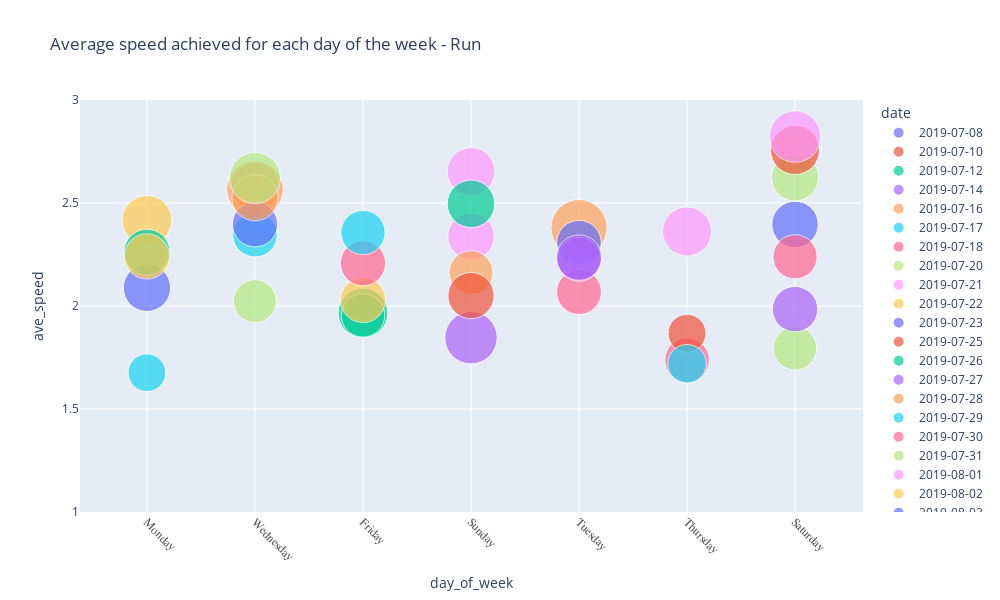

Source (notebook cell):
### Markdown cell above
From the above chart, I can decode from the positve gradient trendline that Chris' speed has improved with each day of training. 

It looks like our client's runs have indeed got faster, on average, over time! This can be decoded from the positive gradient trendline which shows that Chris' speed has improved with each day of training.

### Code cell
def px_bar_chart_top_run():

    fig = px.scatter(run_df,
            y = 'ave_speed',
            x = 'day_of_week', 
            labels = {
                "enhanced_speed": "max speed"
            },
             
            ##text_auto='.2s', 
            ##y = 'VintageRating',
            ##hover_name = 'Winery', 
            title = 'Average speed achieved for each day of the week - Run', 
            color = 'date', 
            size = 'top_speed', size_max = 40,         
            height = 600, 
            width = 1000,
            ## color_discrete_Sequence changes the line color  
            ##color_discrete_sequence=["#acc8d4"]            
            )

    ## To change range of the y axis, I wanted to magnify the effect, so I started off the y-axis with 4.0 as compared to 0.0
    fig.update_yaxes(range=[1, 3.0])

    fig.update_xaxes(tickangle=45, tickfont=dict(
                               family='Rockwell', 
                               color='#4a4a4a', 
                               size=12))

    ## To include text in the bars itself
    ## fig.update_traces(textfont_size=12, textangle=0, textposition="inside", cliponaxis=False)

    fig.show()
    
    return

px_bar_chart_top_run()

### Figure 1 — Plotly figure (JSON) as saved in the notebook; plotly's stock layout.template omitted (floating-point values rounded to 4 significant figures)
{"data": [{"hovertemplate": "date=2019-07-08<br>day_of_week=%{x}<br>ave_speed=%{y}<br>top_speed=%{marker.size}<extra></extra>", "legendgroup": "2019-07-08", "marker": {"color": "#636efa", "size": [3.144], "sizemode": "area", "sizeref": 0.002805, "symbol": "circle"}, "mode": "markers", "name": "2019-07-08", "orientation": "v", "showlegend": true, "type": "scatter", "x": ["Monday"], "xaxis": "x", "y": [2.088], "yaxis": "y"}, {"hovertemplate": "date=2019-07-10<br>day_of_week=%{x}<br>ave_speed=%{y}<br>top_speed=%{marker.size}<extra></extra>", "legendgroup": "2019-07-10", "marker": {"color": "#EF553B", "size": [3.21], "sizemode": "area", "sizeref": 0.002805, "symbol": "circle"}, "mode": "markers", "name": "2019-07-10", "orientation": "v", "showlegend": true, "type": "scatter", "x": ["Wednesday"], "xaxis": "x", "y": [2.582], "yaxis": "y"}, {"hovertemplate": "date=2019-07-12<br>day_of_week=%{x}<br>ave_speed=%{y}<br>top_speed=%{marker.size}<extra></extra>", "legendgroup": "2019-07-12", "marker": {"color": "#00cc96", "size": [3.48], "sizemode": "area", "sizeref": 0.002805, "symbol": "circle"}, "mode": "markers", "name": "2019-07-12", "orientation": "v", "showlegend": true, "type": "scatter", "x": ["Friday"], "xaxis": "x", "y": [1.966], "yaxis": "y"}, {"hovertemplate": "date=2019-07-14<br>day_of_week=%{x}<br>ave_speed=%{y}<br>top_speed=%{marker.size}<extra></extra>", "legendgroup": "2019-07-14", "marker": {"color": "#ab63fa", "size": [3.863], "sizemode": "area", "sizeref": 0.002805, "symbol": "circle"}, "mode": "markers", "name": "2019-07-14", "orientation": "v", "showlegend": true, "type": "scatter", "x": ["Sunday"], "xaxis": "x", "y": [1.846], "yaxis": "y"}, {"hovertemplate": "date=2019-07-16<br>day_of_week=%{x}<br>ave_speed=%{y}<br>top_speed=%{marker.size}<extra></extra>", "legendgroup": "2019-07-16", "marker": {"color": "#FFA15A", "size": [4.432], "sizemode": "area", "sizeref": 0.002805, "symbol": "circle"}, "mode": "markers", "name": "2019-07-16", "orientation": "v", "showlegend": true, "type": "scatter", "x": ["Tuesday"], "xaxis": "x", "y": [2.38], "yaxis": "y"}, {"hovertemplate": "date=2019-07-17<br>day_of_week=%{x}<br>ave_speed=%{y}<br>top_speed=%{marker.size}<extra></extra>", "legendgroup": "2019-07-17", "marker": {"color": "#19d3f3", "size": [2.799], "sizemode": "area", "sizeref": 0.002805, "symbol": "circle"}, "mode": "markers", "name": "2019-07-17", "orientation": "v", "showlegend": true, "type": "scatter", "x": ["Wednesday"], "xaxis": "x", "y": [2.346], "yaxis": "y"}, {"hovertemplate": "date=2019-07-18<br>day_of_week=%{x}<br>ave_speed=%{y}<br>top_speed=%{marker.size}<extra></extra>", "legendgroup": "2019-07-18", "marker": {"color": "#FF6692", "size": [2.79], "sizemode": "area", "sizeref": 0.002805, "symbol": "circle"}, "mode": "markers", "name": "2019-07-18", "orientation": "v", "showlegend": true, "type": "scatter", "x": ["Thursday"], "xaxis": "x", "y": [1.737], "yaxis": "y"}, {"hovertemplate": "date=2019-07-20<br>day_of_week=%{x}<br>ave_speed=%{y}<br>top_speed=%{marker.size}<extra></extra>", "legendgroup": "2019-07-20", "marker": {"color": "#B6E880", "size": [2.659], "sizemode": "area", "sizeref": 0.002805, "symbol": "circle"}, "mode": "markers", "name": "2019-07-20", "orientation": "v", "showlegend": true, "type": "scatter", "x": ["Saturday"], "xaxis": "x", "y": [1.794], "yaxis": "y"}, {"hovertemplate": "date=2019-07-21<br>day_of_week=%{x}<br>ave_speed=%{y}<br>top_speed=%{marker.size}<extra></extra>", "legendgroup": "2019-07-21", "marker": {"color": "#FF97FF", "size": [3.042], "sizemode": "area", "sizeref": 0.002805, "symbol": "circle"}, "mode": "markers", "name": "2019-07-21", "orientation": "v", "showlegend": true, "type": "scatter", "x": ["Sunday"], "xaxis": "x", "y": [2.338], "yaxis": "y"}, {"hovertemplate": "date=2019-07-22<br>day_of_week=%{x}<br>ave_speed=%{y}<br>top_speed=%{marker.size}<extra></extra>", "legendgroup": "2019-07-22", "marker": {"color": "#FECB52", "size": [3.471], "sizemode": "area", "sizeref": 0.002805, "symbol": "circle"}, "mode": "markers", "name": "2019-07-22", "orientation": "v", "showlegend": true, "type": "scatter", "x": ["Monday"], "xaxis": "x", "y": [2.416], "yaxis": "y"}, {"hovertemplate": "date=2019-07-23<br>day_of_week=%{x}<br>ave_speed=%{y}<br>top_speed=%{marker.size}<extra></extra>", "legendgroup": "2019-07-23", "marker": {"color": "#636efa", "size": [2.79], "sizemode": "area", "sizeref": 0.002805, "symbol": "circle"}, "mode": "markers", "name": "2019-07-23", "orientation": "v", "showlegend": true, "type": "scatter", "x": ["Tuesday"], "xaxis": "x", "y": [2.308], "yaxis": "y"}, {"hovertemplate": "date=2019-07-25<br>day_of_week=%{x}<br>ave_speed=%{y}<br>top_speed=%{marker.size}<extra></extra>", "legendgroup": "2019-07-25", "marker": {"color": "#EF553B", "size": [2.025], "sizemode": "area", "sizeref": 0.002805, "symbol": "circle"}, "mode": "markers", "name": "2019-07-25", "orientation": "v", "showlegend": true, "type": "scatter", "x": ["Thursday"], "xaxis": "x", "y": [1.868], "yaxis": "y"}, {"hovertemplate": "date=2019-07-26<br>day_of_week=%{x}<br>ave_speed=%{y}<br>top_speed=%{marker.size}<extra></extra>", "legendgroup": "2019-07-26", "marker": {"color": "#00cc96", "size": [2.65], "sizemode": "area", "sizeref": 0.002805, "symbol": "circle"}, "mode": "markers", "name": "2019-07-26", "orientation": "v", "showlegend": true, "type": "scatter", "x": ["Friday"], "xaxis": "x", "y": [1.955], "yaxis": "y"}, {"hovertemplate": "date=2019-07-27<br>day_of_week=%{x}<br>ave_speed=%{y}<br>top_speed=%{marker.size}<extra></extra>", "legendgroup": "2019-07-27", "marker": {"color": "#ab63fa", "size": [2.893], "sizemode": "area", "sizeref": 0.002805, "symbol": "circle"}, "mode": "markers", "name": "2019-07-27", "orientation": "v", "showlegend": true, "type": "scatter", "x": ["Saturday"], "xaxis": "x", "y": [1.985], "yaxis": "y"}, {"hovertemplate": "date=2019-07-28<br>day_of_week=%{x}<br>ave_speed=%{y}<br>top_speed=%{marker.size}<extra></extra>", "legendgroup": "2019-07-28", "marker": {"color": "#FFA15A", "size": [2.697], "sizemode": "area", "sizeref": 0.002805, "symbol": "circle"}, "mode": "markers", "name": "2019-07-28", "orientation": "v", "showlegend": true, "type": "scatter", "x": ["Sunday"], "xaxis": "x", "y": [2.162], "yaxis": "y"}, {"hovertemplate": "date=2019-07-29<br>day_of_week=%{x}<br>ave_speed=%{y}<br>top_speed=%{marker.size}<extra></extra>", "legendgroup": "2019-07-29", "marker": {"color": "#19d3f3", "size": [1.997], "sizemode": "area", "sizeref": 0.002805, "symbol": "circle"}, "mode": "markers", "name": "2019-07-29", "orientation": "v", "showlegend": true, "type": "scatter", "x": ["Monday"], "xaxis": "x", "y": [1.676], "yaxis": "y"}, {"hovertemplate": "date=2019-07-30<br>day_of_week=%{x}<br>ave_speed=%{y}<br>top_speed=%{marker.size}<extra></extra>", "legendgroup": "2019-07-30", "marker": {"color": "#FF6692", "size": [2.827], "sizemode": "area", "sizeref": 0.002805, "symbol": "circle"}, "mode": "markers", "name": "2019-07-30", "orientation": "v", "showlegend": true, "type": "scatter", "x": ["Tuesday"], "xaxis": "x", "y": [2.068], "yaxis": "y"}, {"hovertemplate": "date=2019-07-31<br>day_of_week=%{x}<br>ave_speed=%{y}<br>top_speed=%{marker.size}<extra></extra>", "legendgroup": "2019-07-31", "marker": {"color": "#B6E880", "size": [2.613], "sizemode": "area", "sizeref": 0.002805, "symbol": "circle"}, "mode": "markers", "name": "2019-07-31", "orientation": "v", "showlegend": true, "type": "scatter", "x": ["Wednesday"], "xaxis": "x", "y": [2.024], "yaxis": "y"}, {"hovertemplate": "date=2019-08-01<br>day_of_week=%{x}<br>ave_speed=%{y}<br>top_speed=%{marker.size}<extra></extra>", "legendgroup": "2019-08-01", "marker": {"color": "#FF97FF", "size": [3.387], "sizemode": "area", "sizeref": 0.002805, "symbol": "circle"}, "mode": "markers", "name": "2019-08-01", "orientation": "v", "showlegend": true, "type": "scatter", "x": ["Thursday"], "xaxis": "x", "y": [2.362], "yaxis": "y"}, {"hovertemplate": "date=2019-08-02<br>day_of_week=%{x}<br>ave_speed=%{y}<br>top_speed=%{marker.size}<extra></extra>", "legendgroup": "2019-08-02", "marker": {"color": "#FECB52", "size": [2.865], "sizemode": "area", "sizeref": 0.002805, "symbol": "circle"}, "mode": "markers", "name": "2019-08-02", "orientation": "v", "showlegend": true, "type": "scatter", "x": ["Friday"], "xaxis": "x", "y": [2.029], "yaxis": "y"}, {"hovertemplate": "date=2019-08-03<br>day_of_week=%{x}<br>ave_speed=%{y}<br>top_speed=%{marker.size}<extra></extra>", "legendgroup": "2019-08-03", "marker": {"color": "#636efa", "size": [3.032], "sizemode": "area", "sizeref": 0.002805, "symbol": "circle"}, "mode": "markers", "name": "2019-08-03", "orientation": "v", "showlegend": true, "type": "scatter", "x": ["Saturday"], "xaxis": "x", "y": [2.396], "yaxis": "y"}, {"hovertemplate": "date=2019-08-04<br>day_of_week=%{x}<br>ave_speed=%{y}<br>top_speed=%{marker.size}<extra></extra>", "legendgroup": "2019-08-04", "marker": {"color": "#EF553B", "size": [3.004], "sizemode": "area", "sizeref": 0.002805, "symbol": "circle"}, "mode": "markers", "name": "2019-08-04", "orientation": "v", "showlegend": true, "type": "scatter", "x": ["Sunday"], "xaxis": "x", "y": [2.05], "yaxis": "y"}, {"hovertemplate": "date=2019-08-05<br>day_of_week=%{x}<br>ave_speed=%{y}<br>top_speed=%{marker.size}<extra></extra>", "legendgroup": "2019-08-05", "marker": {"color": "#00cc96", "size": [3.004], "sizemode": "area", "sizeref": 0.002805, "symbol": "circle"}, "mode": "markers", "name": "2019-08-05", "orientation": "v", "showlegend": true, "type": "scatter", "x": ["Monday"], "xaxis": "x", "y": [2.261], "yaxis": "y"}, {"hovertemplate": "date=2019-08-06<br>day_of_week=%{x}<br>ave_speed=%{y}<br>top_speed=%{marker.size}<extra></extra>", "legendgroup": "2019-08-06", "marker": {"color": "#ab63fa", "size": [2.706], "sizemode": "area", "sizeref": 0.002805, "symbol": "circle"}, "mode": "markers", "name": "2019-08-06", "orientation": "v", "showlegend": true, "type": "scatter", "x": ["Tuesday"], "xaxis": "x", "y": [2.227], "yaxis": "y"}, {"hovertemplate": "date=2019-08-07<br>day_of_week=%{x}<br>ave_speed=%{y}<br>top_speed=%{marker.size}<extra></extra>", "legendgroup": "2019-08-07", "marker": {"color": "#FFA15A", "size": [4.488], "sizemode": "area", "sizeref": 0.002805, "symbol": "circle"}, "mode": "markers", "name": "2019-08-07", "orientation": "v", "showlegend": true, "type": "scatter", "x": ["Wednesday"], "xaxis": "x", "y": [2.567], "yaxis": "y"}, {"hovertemplate": "date=2019-08-08<br>day_of_week=%{x}<br>ave_speed=%{y}<br>top_speed=%{marker.size}<extra></extra>", "legendgroup": "2019-08-08", "marker": {"color": "#19d3f3", "size": [2.099], "sizemode": "area", "sizeref": 0.002805, "symbol": "circle"}, "mode": "markers", "name": "2019-08-08", "orientation": "v", "showlegend": true, "type": "scatter", "x": ["Thursday"], "xaxis": "x", "y": [1.72], "yaxis": "y"}, {"hovertemplate": "date=2019-08-09<br>day_of_week=%{x}<br>ave_speed=%{y}<br>top_speed=%{marker.size}<extra></extra>", "legendgroup": "2019-08-09", "marker": {"color": "#FF6692", "size": [2.874], "sizemode": "area", "sizeref": 0.002805, "symbol": "circle"}, "mode": "markers", "name": "2019-08-09", "orientation": "v", "showlegend": true, "type": "scatter", "x": ["Friday"], "xaxis": "x", "y": [2.207], "yaxis": "y"}, {"hovertemplate": "date=2019-08-10<br>day_of_week=%{x}<br>ave_speed=%{y}<br>top_speed=%{marker.size}<extra></extra>", "legendgroup": "2019-08-10", "marker": {"color": "#B6E880", "size": [3.116], "sizemode": "area", "sizeref": 0.002805, "symbol": "circle"}, "mode": "markers", "name": "2019-08-10", "orientation": "v", "showlegend": true, "type": "scatter", "x": ["Saturday"], "xaxis": "x", "y": [2.624], "yaxis": "y"}, {"hovertemplate": "date=2019-08-11<br>day_of_week=%{x}<br>ave_speed=%{y}<br>top_speed=%{marker.size}<extra></extra>", "legendgroup": "2019-08-11", "marker": {"color": "#FF97FF", "size": [3.219], "sizemode": "area", "sizeref": 0.002805, "symbol": "circle"}, "mode": "markers", "name": "2019-08-11", "orientation": "v", "showlegend": true, "type": "scatter", "x": ["Sunday"], "xaxis": "x", "y": [2.653], "yaxis": "y"}, {"hovertemplate": "date=2019-08-12<br>day_of_week=%{x}<br>ave_speed=%{y}<br>top_speed=%{marker.size}<extra></extra>", "legendgroup": "2019-08-12", "marker": {"color": "#FECB52", "size": [2.874], "sizemode": "area", "sizeref": 0.002805, "symbol": "circle"}, "mode": "markers", "name": "2019-08-12", "orientation": "v", "showlegend": true, "type": "scatter", "x": ["Monday"], "xaxis": "x", "y": [2.24], "yaxis": "y"}, {"hovertemplate": "date=2019-08-14<br>day_of_week=%{x}<br>ave_speed=%{y}<br>top_speed=%{marker.size}<extra></extra>", "legendgroup": "2019-08-14", "marker": {"color": "#636efa", "size": [2.874], "sizemode": "area", "sizeref": 0.002805, "symbol": "circle"}, "mode": "markers", "name": "2019-08-14", "orientation": "v", "showlegend": true, "type": "scatter", "x": ["Wednesday"], "xaxis": "x", "y": [2.397], "yaxis": "y"}, {"hovertemplate": "date=2019-08-17<br>day_of_week=%{x}<br>ave_speed=%{y}<br>top_speed=%{marker.size}<extra></extra>", "legendgroup": "2019-08-17", "marker": {"color": "#EF553B", "size": [3.387], "sizemode": "area", "sizeref": 0.002805, "symbol": "circle"}, "mode": "markers", "name": "2019-08-17", "orientation": "v", "showlegend": true, "type": "scatter", "x": ["Saturday"], "xaxis": "x", "y": [2.758], "yaxis": "y"}, {"hovertemplate": "date=2019-08-18<br>day_of_week=%{x}<br>ave_speed=%{y}<br>top_speed=%{marker.size}<extra></extra>", "legendgroup": "2019-08-18", "marker": {"color": "#00cc96", "size": [3.191], "sizemode": "area", "sizeref": 0.002805, "symbol": "circle"}, "mode": "markers", "name": "2019-08-18", "orientation": "v", "showlegend": true, "type": "scatter", "x": ["Sunday"], "xaxis": "x", "y": [2.496], "yaxis": "y"}, {"hovertemplate": "date=2019-08-20<br>day_of_week=%{x}<br>ave_speed=%{y}<br>top_speed=%{marker.size}<extra></extra>", "legendgroup": "2019-08-20", "marker": {"color": "#ab63fa", "size": [2.883], "sizemode": "area", "sizeref": 0.002805, "symbol": "circle"}, "mode": "markers", "name": "2019-08-20", "orientation": "v", "showlegend": true, "type": "scatter", "x": ["Tuesday"], "xaxis": "x", "y": [2.235], "yaxis": "y"}, {"hovertemplate": "date=2019-08-21<br>day_of_week=%{x}<br>ave_speed=%{y}<br>top_speed=%{marker.size}<extra></extra>", "legendgroup": "2019-08-21", "marker": {"color": "#FFA15A", "size": [3.004], "sizemode": "area", "sizeref": 0.002805, "symbol": "circle"}, "mode": "markers", "name": "2019-08-21", "orientation": "v", "showlegend": true, "type": "scatter", "x": ["Wednesday"], "xaxis": "x", "y": [2.526], "yaxis": "y"}, {"hovertemplate": "date=2019-08-23<br>day_of_week=%{x}<br>ave_speed=%{y}<br>top_speed=%{marker.size}<extra></extra>", "legendgroup": "2019-08-23", "marker": {"color": "#19d3f3", "size": [2.762], "sizemode": "area", "sizeref": 0.002805, "symbol": "circle"}, "mode": "markers", "name": "2019-08-23", "orientation": "v", "showlegend": true, "type": "scatter", "x": ["Friday"], "xaxis": "x", "y": [2.357], "yaxis": "y"}, {"hovertemplate": "date=2019-08-24<br>day_of_week=%{x}<br>ave_speed=%{y}<br>top_speed=%{marker.size}<extra></extra>", "legendgroup": "2019-08-24", "marker": {"color": "#FF6692", "size": [2.734], "sizemode": "area", "sizeref": 0.002805, "symbol": "circle"}, "mode": "markers", "name": "2019-08-24", "orientation": "v", "showlegend": true, "type": "scatter", "x": ["Saturday"], "xaxis": "x", "y": [2.239], "yaxis": "y"}, {"hovertemplate": "date=2019-08-28<br>day_of_week=%{x}<br>ave_speed=%{y}<br>top_speed=%{marker.size}<extra></extra>", "legendgroup": "2019-08-28", "marker": {"color": "#B6E880", "size": [3.686], "sizemode": "area", "sizeref": 0.002805, "symbol": "circle"}, "mode": "markers", "name": "2019-08-28", "orientation": "v", "showlegend": true, "type": "scatter", "x": ["Wednesday"], "xaxis": "x", "y": [2.621], "yaxis": "y"}, {"hovertemplate": "date=2019-08-31<br>day_of_week=%{x}<br>ave_speed=%{y}<br>top_speed=%{marker.size}<extra></extra>", "legendgroup": "2019-08-31", "marker": {"color": "#FF97FF", "size": [3.723], "sizemode": "area", "sizeref": 0.002805, "symbol": "circle"}, "mode": "markers", "name": "2019-08-31", "orientation": "v", "showlegend": true, "type": "scatter", "x": ["Saturday"], "xaxis": "x", "y": [2.823], "yaxis": "y"}], "layout": {"height": 600, "legend": {"itemsizing": "constant", "title": {"text": "date"}, "tracegroupgap": 0}, "title": {"text": " Average speed achieved for each day of the week - Run"}, "width": 1000, "xaxis": {"anchor": "y", "autorange": true, "domain": [0, 1], "range": [-0.6231, 6.632], "tickangle": 45, "tickfont": {"color": "#4a4a4a", "family": "Rockwell", "size": 12}, "title": {"text": "day_of_week"}, "type": "category"}, "yaxis": {"anchor": "x", "domain": [0, 1], "range": [1, 3], "title": {"text": "ave_speed"}, "type": "linear"}}}
